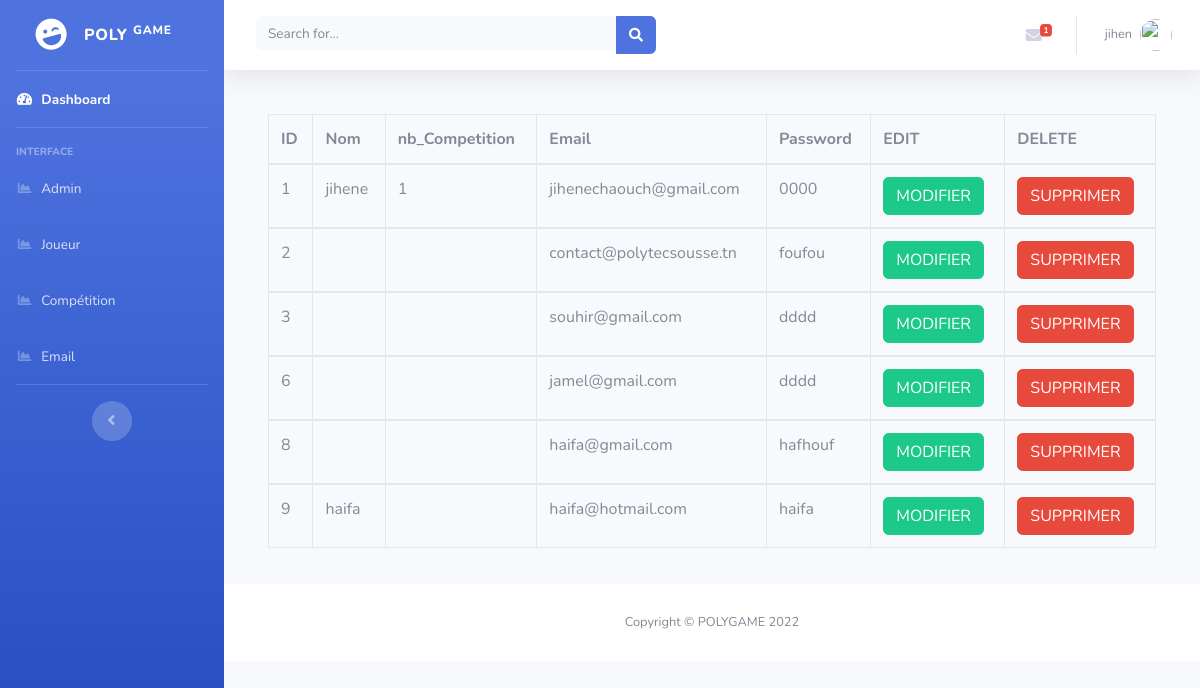
Screenshot of /admin/joueur.php?resultat=oui (signed in) with the database file from the repository.
### tables this page shows
CREATE TABLE IF NOT EXISTS `joueur` (
  `id_joueur` int(11) NOT NULL AUTO_INCREMENT,
  `username` varchar(30) NOT NULL,
  `nb_competition` int(11) DEFAULT NULL,
  `email` varchar(30) NOT NULL,
  `password` varchar(20) NOT NULL,
  PRIMARY KEY (`id_joueur`),
  UNIQUE KEY `nb_competition` (`nb_competition`)
);

### admin/joueur.php (the view, shortened to what this page needs)
<?php
if (empty($_SESSION['id_admin'])) {
header('Location:login.php');
}else{
?>
<!DOCTYPE html>
<html lang="en">
<head>
  <link href="vendor/fontawesome-free/css/all.min.css" rel="stylesheet" type="text/css">
  <link href="css/sb-admin-2.min.css" rel="stylesheet">
</head>
<body id="page-top">
  <div id="wrapper">
   <ul class="navbar-nav bg-gradient-primary sidebar sidebar-dark accordion" id="accordionSidebar">
<a class="sidebar-brand d-flex align-items-center justify-content-center" href="index.php">
  <div class="sidebar-brand-icon rotate-n-15">
    <i class="fas fa-laugh-wink"></i>
  </div>
  <div class="sidebar-brand-text mx-3">POLY <sup>GAME</sup></div>
</a>
<hr class="sidebar-divider my-0">
<li class="nav-item active">
  <a class="nav-link" href="index.php">
    <i class="fas fa-fw fa-tachometer-alt"></i>
    <span>Dashboard</span></a>
</li>
<hr class="sidebar-divider">
<div class="sidebar-heading">
  Interface
</div>
<li class="nav-item">
  <a class="nav-link" href="administrateur.php">
    <i class="fas fa-fw fa-chart-area"></i>
    <span>Admin</span></a>
</li>
<li class="nav-item">
  <a class="nav-link" href="joueur.php">
    <i class="fas fa-fw fa-chart-area"></i>
    <span>Joueur</span></a>
</li>
<li class="nav-item">
  <a class="nav-link" href="competition.php">
    <i class="fas fa-fw fa-chart-area"></i>
    <span>Compétition</span></a>
</li>
<li class="nav-item">
  <a class="nav-link" href="email.php">
    <i class="fas fa-fw fa-chart-area"></i>
    <span>Email</span></a>
</li>
<hr class="sidebar-divider d-none d-md-block">
<div class="text-center d-none d-md-inline">
  <button class="rounded-circle border-0" id="sidebarToggle"></button>
</div>
</ul>
    <div id="content-wrapper" class="d-flex flex-column">
      <div id="content">
        <nav class="navbar navbar-expand navbar-light bg-white topbar mb-4 static-top shadow">
          <form class="d-none d-sm-inline-block form-inline mr-auto ml-md-3 my-2 my-md-0 mw-100 navbar-search">
            <div class="input-group">
              <input type="text" class="form-control bg-light border-0 small" placeholder="Search for..." aria-label="Search" aria-describedby="basic-addon2">
              <div class="input-group-append">
                <button class="btn btn-primary" type="button">
                  <i class="fas fa-search fa-sm"></i>
                </button>
              </div>
            </div>
          </form>
          <ul class="navbar-nav ml-auto">
            <li class="nav-item dropdown no-arrow mx-1">
              <a class="nav-link dropdown-toggle" href="#" id="messagesDropdown" role="button" data-toggle="dropdown" aria-haspopup="true" aria-expanded="false">
                <i class="fas fa-envelope fa-fw"></i>
               <?php
        include('connexion.php');
        $req = $bdd->query("SELECT count(id_msg) as total_email from email");
        $email = $req->fetch();
        ?>
                <span class="badge badge-danger badge-counter"><?php echo $email['total_email'] ?></span>
              </a>
            </li>
            <li class="nav-item dropdown no-arrow">
              <a class="nav-link dropdown-toggle" href="#" id="userDropdown" role="button" data-toggle="dropdown" aria-haspopup="true" aria-expanded="false">
                <span class="mr-2 d-none d-lg-inline text-gray-600 small">
               <?php echo $_SESSION['nom']; ?>
                </span>
                <img class="img-profile rounded-circle" src="img/<?php echo $_SESSION['image']; ?>">
              </a>
            </li>
          </ul>
        </nav>
<div class="container-fluid">
  <div class="card-body">
    <div class="table-responsive">
      <table class="table table-bordered" id="dataTable" width="100%" cellspacing="0">
        <thead>
          <tr>
            <th> ID </th>
            <th> Nom</th>
            <th>nb_Competition </th>
            <th>Email </th>
            <th>Password</th>
            <th>EDIT </th>
            <th>DELETE </th>
          </tr>
        </thead>
        <?php
include_once('connexion.php');
$result = $bdd ->query('SELECT * FROM joueur') ;
while ($dl = $result->fetch()) {
?>
        <tbody>
          <tr>
            <td><?php echo $dl['id_joueur']; ?></td>
            <td><?php echo $dl['username']; ?></td>
            <td><?php echo $dl['nb_competition']; ?></td>
            <td><?php echo $dl['email']; ?></td>
            <td> <?php echo $dl['password']; ?> </td>
            <td>
            <a href="modJoueur.php?id_joueur=<?php echo $dl['id_joueur']; ?>" name="edit_btn" class="btn btn-success"> MODIFIER</a>
            </td>
            <td>
            <a href="suppJoueur.php?id_joueur=<?php echo $dl['id_joueur']; ?>" name="delete_btn" class="btn btn-danger"> SUPPRIMER</a>
            </td>
          </tr>
        </tbody>
                <?php }?>
      </table>
    </div>
  </div>
</div>
      <footer class="sticky-footer bg-white">
        <div class="container my-auto">
          <div class="copyright text-center my-auto">
            <span>Copyright &copy; POLYGAME 2022</span>
          </div>
        </div>
      </footer>
      </div>
      </div>
    </div>
</body>
</html>
<?php
}
?>

### rows the page displays
joueur: id_joueur "1", username "jihene", nb_competition "1", email "jihenechaouch@gmail.com", password "0000"
joueur: id_joueur "2", email "contact@polytecsousse.tn", password "foufou"
joueur: id_joueur "3", email "souhir@gmail.com", password "dddd"
joueur: id_joueur "6", email "jamel@gmail.com", password "dddd"
joueur: id_joueur "8", email "haifa@gmail.com", password "hafhouf"
joueur: id_joueur "9", username "haifa", email "haifa@hotmail.com", password "haifa"

### other values shown
$email['total_email'] "1"
$_SESSION['nom'] "jihen"
